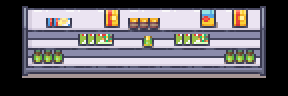

A 2D game scene composited from a Tiled map and its tileset images. What follows is a short description and the map's XML, with every tile layer's data as written:
An orthogonal 9x3 tile map with 32x32 px tiles, 2 tile layers (rayon, object).

<map version="1.9" tiledversion="1.9.2" orientation="orthogonal" renderorder="right-down" width="9" height="3" tilewidth="32" tileheight="32" infinite="0" nextlayerid="3" nextobjectid="1">
 <tileset firstgid="1" source="16_Grocery_store_32x32.tsx" />
 <layer id="1" name="rayon" width="9" height="3">
  <data encoding="csv">
130,131,131,131,131,131,131,131,132,
146,147,147,147,147,147,147,147,148,
162,163,163,163,163,163,163,163,164
</data>
 </layer>
 <layer id="2" name="object" width="9" height="3">
  <data encoding="csv">
0,175,176,194,217,0,196,194,0,
0,215,187,188,358,187,188,215,0,
0,0,0,0,0,0,0,0,0
</data>
 </layer>
</map>
